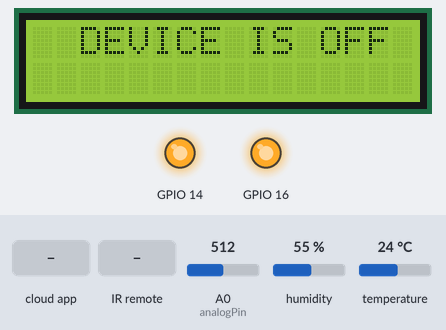
A sketch run on a simulated ESP8266 (NodeMCU). Shown: 16×2 character LCD, output pins drawn as LEDs (lit = HIGH). Dashed ring = blinking. The test bench sets the inputs (shaded band); at power-on: A0 (analogPin) = 512, humidity 55 %, temperature 24 °C. WiFi joins after 1.5 s; servers stay silent unless stated; the Firebase database answers and starts empty; what the sketch prints to the serial monitor is not drawn.

Above: at 3.8 s.
3.9 s: the phone or cloud app sets on to 1
At 5.6 s:
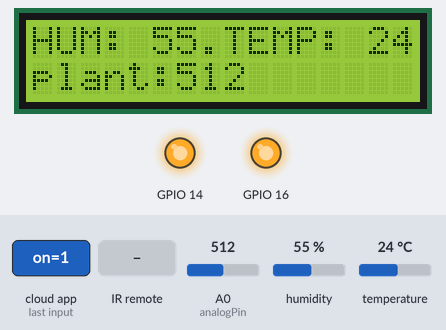
5.9 s: the phone or cloud app sets rele2 to on
At 7.3 s:
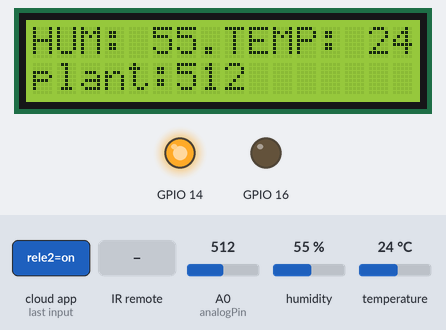
7.8 s: infrared code 0xFFE01F received
At 9.9 s:
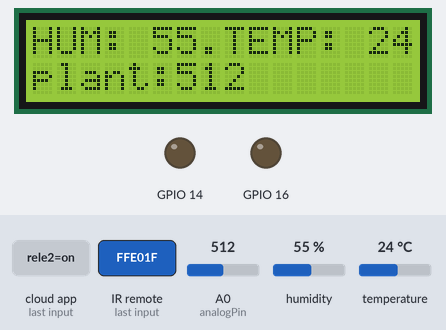
10.8 s: the phone or cloud app sets rele2 to auto
At 11.5 s:
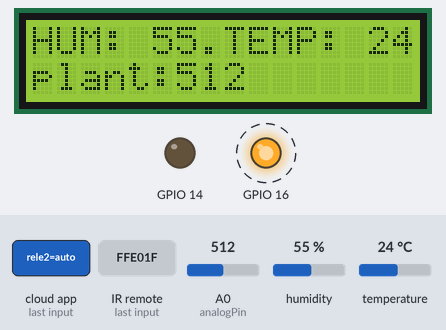
13.8 s: infrared code 0xFFA25D received
At 16.2 s:
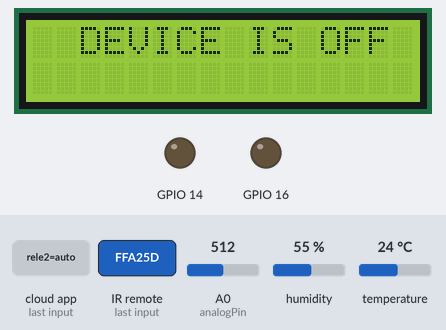
16.7 s: infrared code 0xFF6897 received
At 17.1 s:
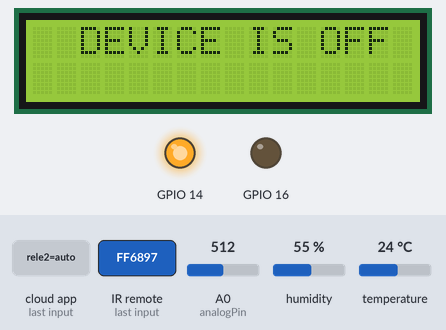
Timing chart, 0 to 19.2 s (numbered marks = the images above; inputs shaded):
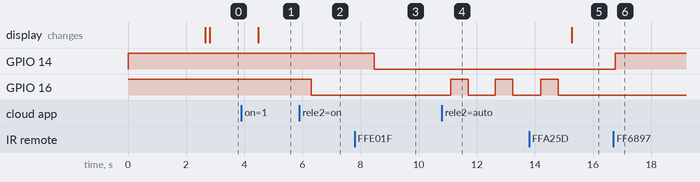

The sketch:

arduino.ino
```cpp
#include <ESP8266WiFi.h>
#include <FirebaseESP8266.h>
#include <IRremote.h>
#include "DHT.h"
#include <LiquidCrystal_I2C.h>
LiquidCrystal_I2C lcd(0x27, 16, 2);

#define DHTTYPE DHT11  // DHT 11
#define dht_dpin 12
DHT dht(dht_dpin, DHTTYPE);

int PULT = 13;
IRrecv irrecv(PULT);

decode_results results;

#define FIREBASE_HOST "https://arduinoapp-7a227-default-rtdb.asia-southeast1.firebasedatabase.app"
#define FIREBASE_AUTH "lSAkdSysFr2UDBGVa3jbAgAcf13Eg4tKFnmhoKij"

#define WIFI_SSID ":)"
#define WIFI_PASSWORD "azamat2018$"

FirebaseData firebaseData;

int analogPin = A0;
int analogValue = 0;
int w = 0;

void setup() {

  pinMode(16, OUTPUT);
  pinMode(14, OUTPUT);
  digitalWrite(16, HIGH);
  digitalWrite(14, HIGH);

  Serial.begin(115200);
  lcd.begin(16, 2);
  lcd.init();
  lcd.backlight();
  lcd.setCursor(0, 0);
  lcd.print("Connecting to ....");
  lcd.setCursor(5, 1);
  lcd.print("WI-FI");
  irrecv.enableIRIn();
  dht.begin();
  Serial.println("Serial communication started\n\n");

  WiFi.begin(WIFI_SSID, WIFI_PASSWORD);
  Serial.print("Connecting to ");
  Serial.print(WIFI_SSID);

  while (WiFi.status() != WL_CONNECTED) {
    Serial.print(".");
    delay(500);
  }

  Serial.println();
  Serial.print("Connected to ");
  Serial.println(WIFI_SSID);
  Serial.print("IP Address is : ");
  Serial.println(WiFi.localIP());
  Firebase.begin(FIREBASE_HOST, FIREBASE_AUTH);

  Firebase.reconnectWiFi(true);
  delay(1000);
  lcd.clear();
}

void loop() {
  if (irrecv.decode(&results)) {
    if (results.value == 0xFFA25D) {
      Serial.println("Button 1");
      if (Firebase.getInt(firebaseData, "data/on")) {
        if (firebaseData.intData() == 1) {
          Firebase.setInt(firebaseData, "data/on", 0);
        } else {
          Firebase.setInt(firebaseData, "data/on", 1);
        }
      }
    }
    if (results.value == 0xFF22DD) {
      //Serial.println("Button 4");
      Firebase.setString(firebaseData, "phone/rele1", "auto");
    }
    if (results.value == 0xFFC23D) {
      //Serial.println("Button 6");
      Firebase.setString(firebaseData, "phone/rele2", "auto");
    }

    if (results.value == 0xFFE01F) {
      //Serial.println("Button 7");
      digitalWrite(14, LOW);
      Firebase.setString(firebaseData, "phone/rele1", "on");
    }
    if (results.value == 0xFF906F) {
      //Serial.println("Button 9");
      digitalWrite(16, LOW);
      Firebase.setString(firebaseData, "phone/rele2", "on");
    }

    if (results.value == 0xFF6897) {
      //Serial.println("Button *");
      digitalWrite(14, HIGH);
      Firebase.setString(firebaseData, "phone/rele1", "off");
    }
    if (results.value == 0xFFB04F) {
      //Serial.println("Button #");
      digitalWrite(16, HIGH);
      Firebase.setString(firebaseData, "phone/rele2", "off");
    }
    //Serial.println(results.value, HEX);
    irrecv.resume();
  }

  if (Firebase.getInt(firebaseData, "data/on")) {
    if (firebaseData.intData() == 1) {
      Serial.println("LED is ON");
      float h = dht.readHumidity();
      float t = dht.readTemperature();
      analogValue = analogRead(analogPin);
      Serial.println(analogValue);
      if (isnan(h) || isnan(t)) {
        Serial.println("Failed to read from DHT sensor!");
        lcd.setCursor(0, 0);
        lcd.print("Chesk sensors...");
        return;
      }
      Firebase.setInt(firebaseData, "data/soilmoisture", analogValue);
      Firebase.setFloat(firebaseData, "data/temperature", t);
      Firebase.setFloat(firebaseData, "data/humidity", h);
      lcd.clear();
      lcd.setCursor(0, 0);
      lcd.print("HUM:");
      lcd.setCursor(5, 0);
      lcd.print(h);
      lcd.setCursor(8, 0);
      lcd.print("TEMP:");
      lcd.setCursor(14, 0);
      lcd.print(t);
      lcd.setCursor(0, 1);
      lcd.print("plant:");

      lcd.setCursor(6, 1);
      lcd.print(analogValue);

      if (Firebase.getInt(firebaseData, "phone/humidity")) {
        w = firebaseData.intData();
        if (Firebase.getString(firebaseData, "phone/rele2")) {
          if (firebaseData.stringData() == "auto") {
            if (h < w) {
              digitalWrite(16, LOW);
            } else {
              digitalWrite(16, HIGH);
            }
          }

          if (firebaseData.stringData() == "on") {
            digitalWrite(16, LOW);
          }
          if (firebaseData.stringData() == "off") {
            digitalWrite(16, HIGH);
          }
        }
        if (Firebase.getInt(firebaseData, "phone/soilmoisture")) {
          w = firebaseData.intData();
          if (Firebase.getString(firebaseData, "phone/rele1")) {
            if (firebaseData.stringData() == "auto") {
              if (analogValue < w) {
                digitalWrite(14, LOW);
              } else {
                digitalWrite(14, HIGH);
              }
            }
            if (firebaseData.stringData() == "on") {
              digitalWrite(14, LOW);
            }
            if (firebaseData.stringData() == "off") {
              digitalWrite(14, HIGH);
            }
          }
        }
        if (Firebase.getInt(firebaseData, "phone/temperature")) {
          w = firebaseData.intData();
          if (Firebase.getString(firebaseData, "phone/rele1")) {
            if (firebaseData.stringData() == "auto") {
              if (t > w) {
                digitalWrite(16, LOW);
              } else {
                digitalWrite(16, HIGH);
              }
            }
            if (firebaseData.stringData() == "on") {
              digitalWrite(16, LOW);
            }
            if (firebaseData.stringData() == "off") {
              digitalWrite(16, HIGH);
            }
          }
        }
      }

    } else {
      lcd.clear();
      Serial.println("Program is OFF");
      lcd.setCursor(2, 0);
      lcd.print("DEVICE IS OFF");
    }
  } else {
    lcd.clear();
    Serial.println("Not Connection wifi");
    lcd.setCursor(2, 0);
    lcd.print("DEVICE IS OFF");
  }
}
```

Measured:
- after the input at 3.9 s, the display: changes after 0.57 s (image 1)
- after the input at 5.9 s, GPIO 16: HIGH → LOW after 0.41 s
- after the input at 7.8 s, GPIO 14: HIGH → LOW after 0.67 s
- after the input at 10.8 s, GPIO 16: alternates HIGH for 0.60 s and LOW for 0.93 s, starting after 0.31 s
- after the input at 13.8 s, GPIO 16: goes on until 14.8 s, then stays LOW; the display: changes after 1.5 s (image 5)
- after the input at 16.7 s, GPIO 14: LOW → HIGH after 0.06 s
